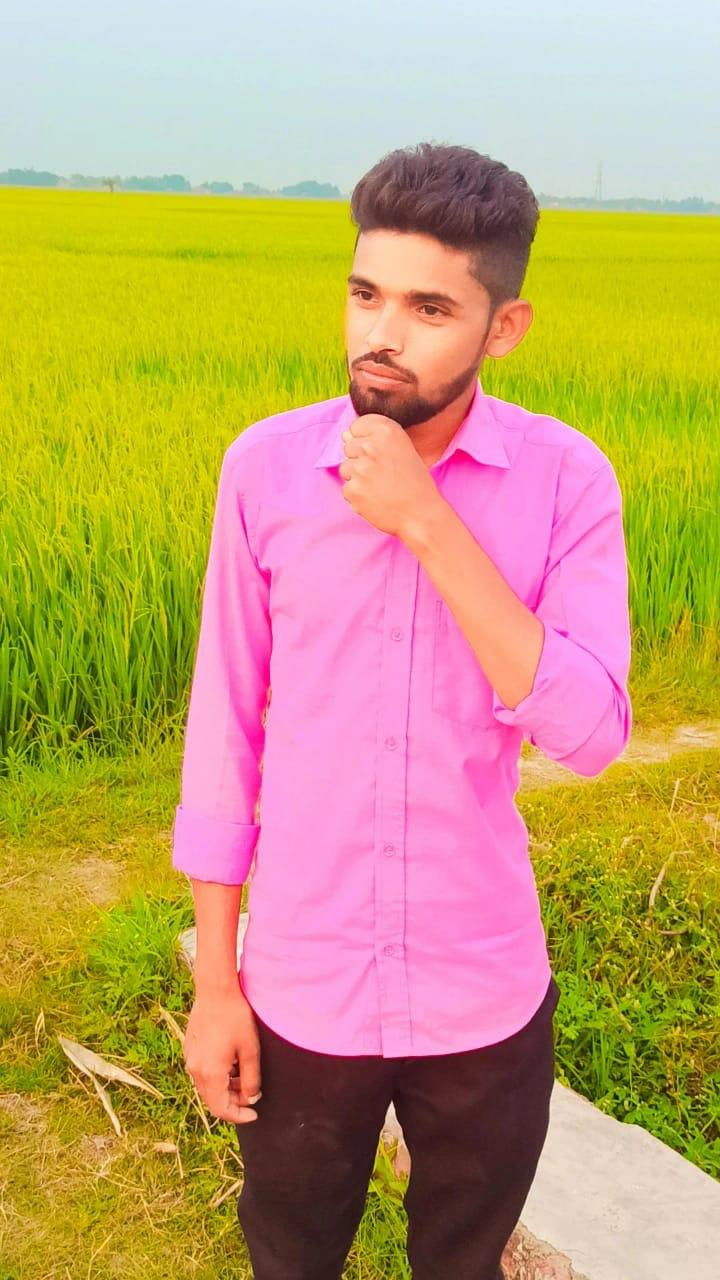
#> input picture img.jpg, 720 x 1280 px, given in place of the camera
$ python object_traking.py
#> lines starting #> are read from the running program, lines starting #| are printed output that depends on the picture; after the words box and inside, x2 and y2 are one past the last pixel; in counts of white or black regions, pixels touching at a corner belong together
# Import the module
import cv2
import numpy as np

def set(value):
    pass  # Placeholder function for trackbars

# Create a window and trackbars
cv2.namedWindow('adjust object')
cv2.createTrackbar('uper_hue', "adjust object", 255, 255, set)
cv2.createTrackbar('uper_brightnes', "adjust object", 255, 255, set)
cv2.createTrackbar('uper_saturation', "adjust object", 255, 255, set)
cv2.createTrackbar('lower_hue', "adjust object", 0, 255, set)
#> slider 'lower_hue' is set to 51
cv2.createTrackbar('lower_brightnes', "adjust object", 0, 255, set)
#> slider 'lower_brightnes' is set to 51
cv2.createTrackbar('lower_saturation', "adjust object", 0, 255, set)
#> slider 'lower_saturation' is set to 51

def get_fram(cap, scaling_factor):
    ret, fram = cap.read()  # Unpack the tuple returned by cap.read()
#> fram is the input picture: shape (1280, 720, 3); mean B, G, R 108.6, 161.9, 193.8

    # Resize the frame if scaling_factor is provided
    if scaling_factor:
        fram = cv2.resize(fram, None, fx=scaling_factor, fy=scaling_factor, interpolation=cv2.INTER_AREA)
    return fram

cap = cv2.VideoCapture(0)
while True:
    fram = get_fram(cap, None)


    hsv = cv2.cvtColor(fram, cv2.COLOR_BGR2HSV)
#> hsv: shape (1280, 720, 3); mean H, S, V 72.6, 151, 200.9

    # Get trackbar positions
    u_hue = cv2.getTrackbarPos('uper_hue', 'adjust object')
    u_brightes = cv2.getTrackbarPos('uper_brightnes', 'adjust object')
    u_saturation = cv2.getTrackbarPos('uper_saturation', 'adjust object')
    l_hue = cv2.getTrackbarPos('lower_hue', 'adjust object')
    l_brightnes = cv2.getTrackbarPos('lower_brightnes', 'adjust object')
    l_saturation = cv2.getTrackbarPos('lower_saturation', 'adjust object')

    # Define upper and lower bounds as lists
    uper = [u_hue, u_saturation, u_brightes]
    lower = [l_hue, l_saturation, l_brightnes]

    # Create a mask and apply it
    mask = cv2.inRange(hsv, np.array(lower), np.array(uper))
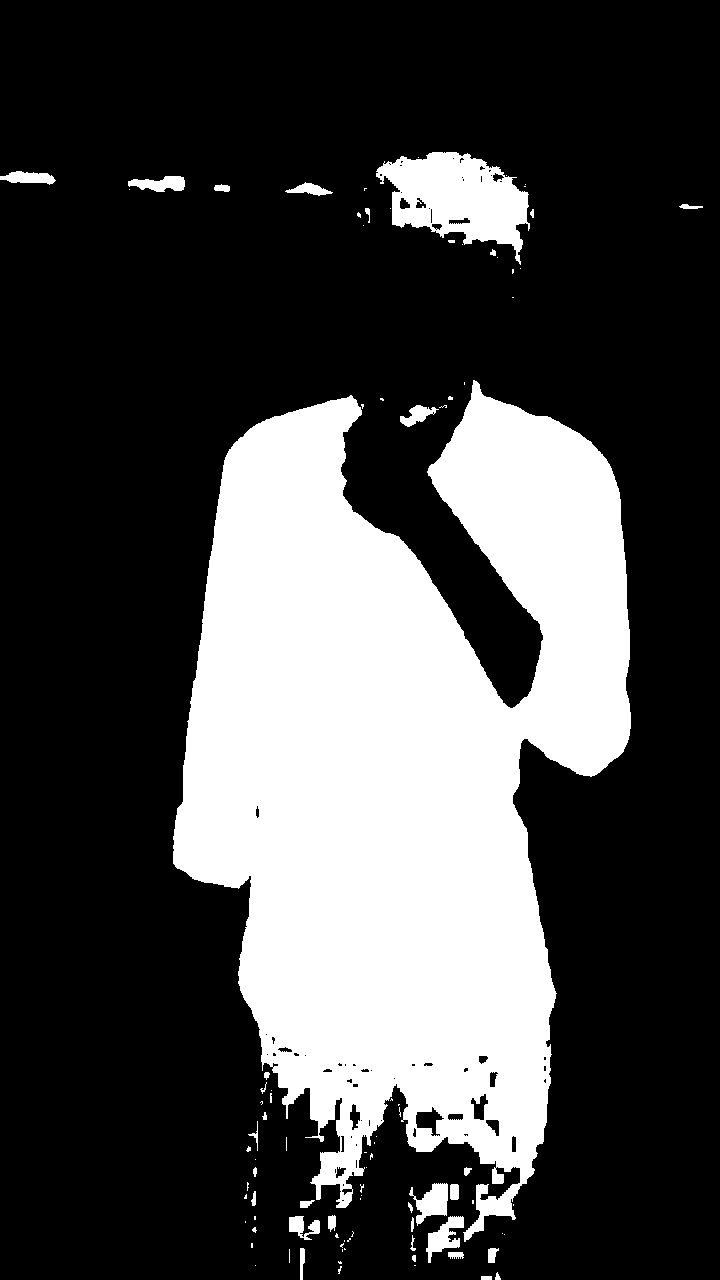
#> mask: shape (1280, 720); 27.6% white; 92 white regions (58 under 20 px), largest, box (x1, y1, x2, y2) and area: (173, 380, 631, 1242) 238987, (376, 152, 530, 265) 9641, (409, 1183, 448, 1226) 884
    res = cv2.bitwise_and(fram, fram, mask=mask)
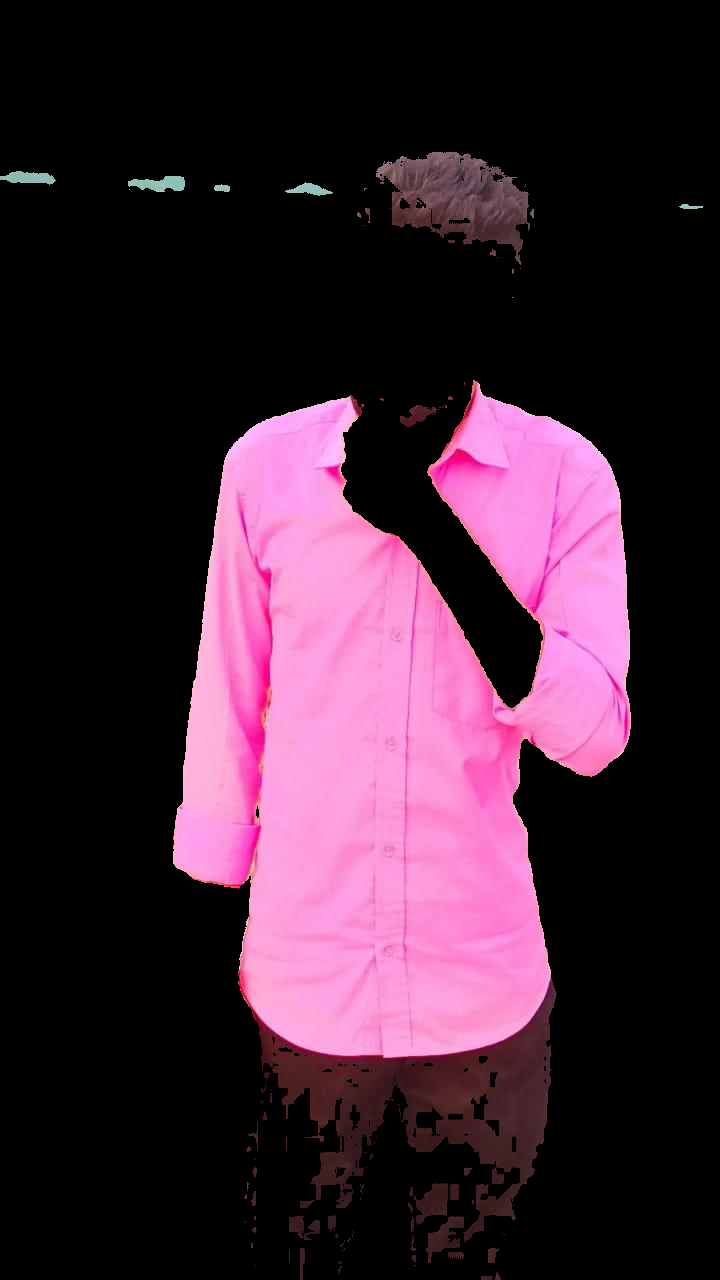
#> res: shape (1280, 720, 3); mean B, G, R 52, 35.7, 61.8
    res = cv2.medianBlur(res, 5)

    # Display the original and detected frames
    cv2.imshow('original', fram)
    cv2.imshow('detected', res)

    # Exit on pressing 'Esc'
    if cv2.waitKey(7) == 27:
#> (key Esc is pressed here)
        break

cap.release()
cv2.destroyAllWindows()

$ run again, on p1.jpg
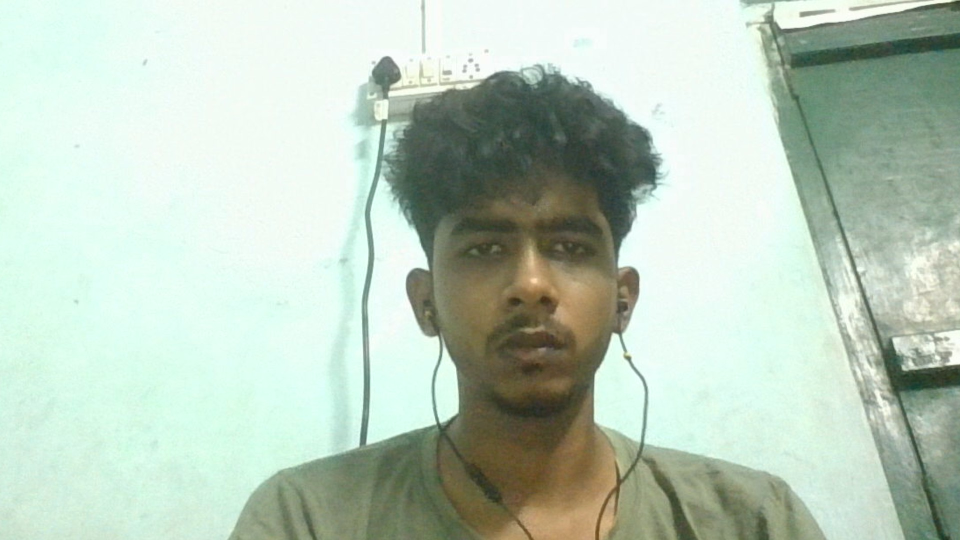
#> input picture p1.jpg, 1920 x 1080 px, given in place of the camera (shown at 1/2 size)
#> in get_fram, fram is the input picture: shape (1080, 1920, 3); mean B, G, R 188, 203.5, 186.6
#> hsv: shape (1080, 1920, 3); mean H, S, V 64, 36.7, 204.8
#> `mask = cv2.inRange(hsv, np.array(lower), np.array(uper))`:
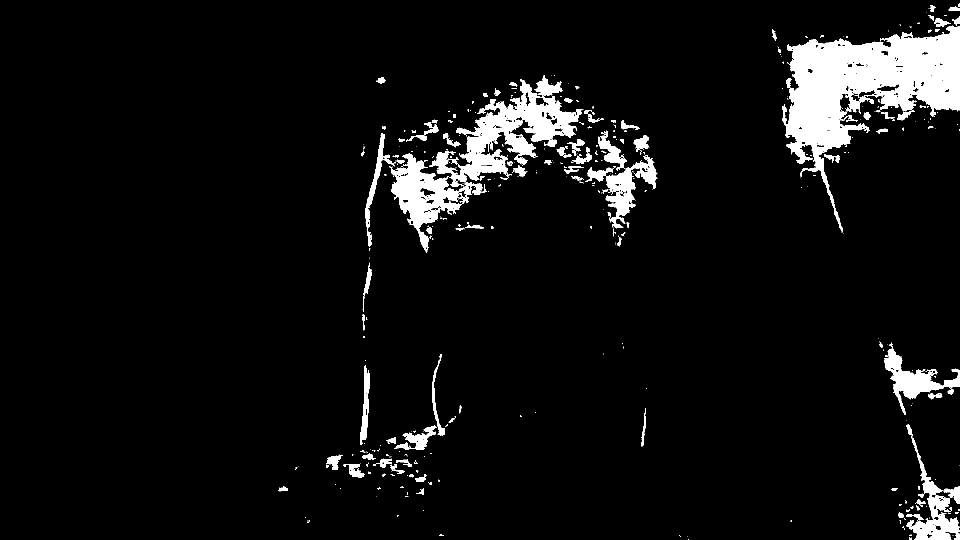
#> mask: shape (1080, 1920) (shown at 1/2 size); 6.2% white; 406 white regions (279 under 20 px), largest, box (x1, y1, x2, y2) and area: (1564, 51, 1920, 465) 55130, (778, 150, 1167, 506) 33651, (1812, 848, 1920, 1080) 6103
#> `res = cv2.bitwise_and(fram, fram, mask=mask)`:
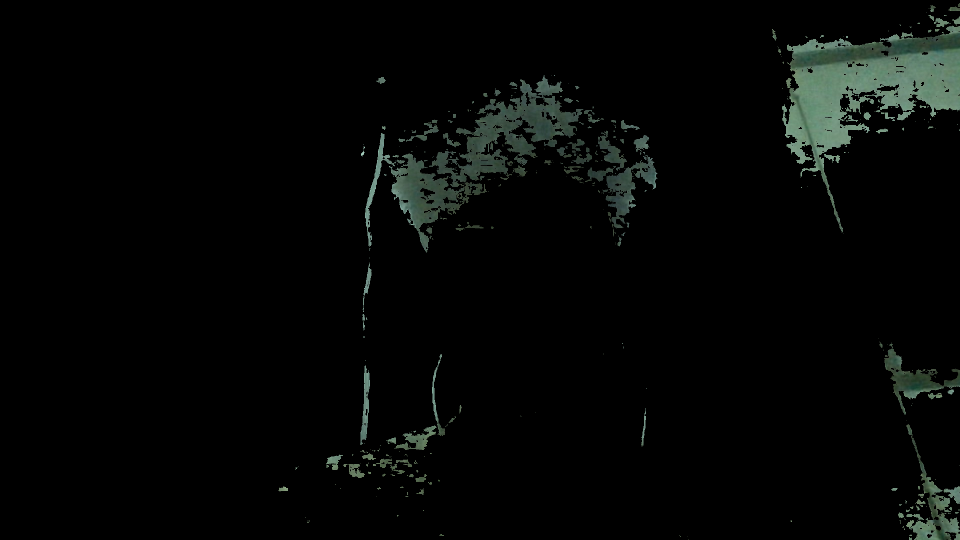
#> res: shape (1080, 1920, 3) (shown at 1/2 size); mean B, G, R 5.7, 6.8, 5.2

$ run again, on p2.jpg
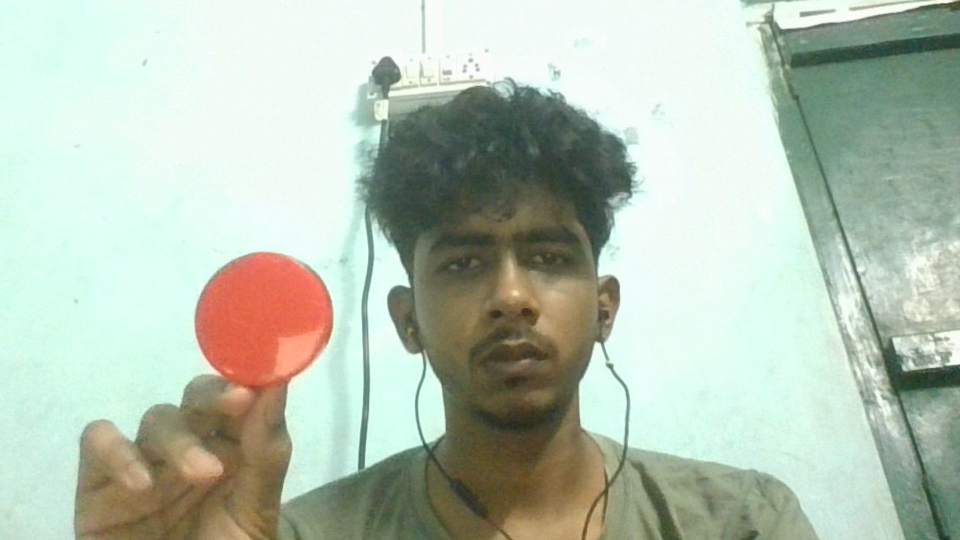
#> input picture p2.jpg, 1920 x 1080 px, given in place of the camera (shown at 1/2 size)
#> in get_fram, fram is the input picture: shape (1080, 1920, 3); mean B, G, R 178.9, 194.5, 181.8
#> hsv: shape (1080, 1920, 3); mean H, S, V 62.1, 44.8, 199.9
#> `mask = cv2.inRange(hsv, np.array(lower), np.array(uper))`:
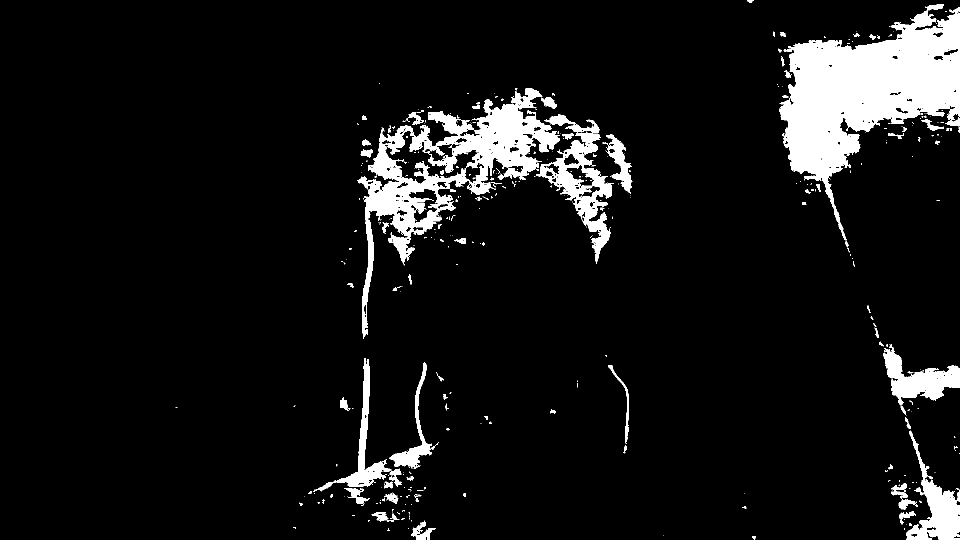
#> mask: shape (1080, 1920) (shown at 1/2 size); 8.1% white; 439 white regions (341 under 20 px), largest, box (x1, y1, x2, y2) and area: (1558, 8, 1920, 495) 72366, (715, 177, 1120, 678) 44514, (1073, 228, 1228, 528) 12841
#> `res = cv2.bitwise_and(fram, fram, mask=mask)`:
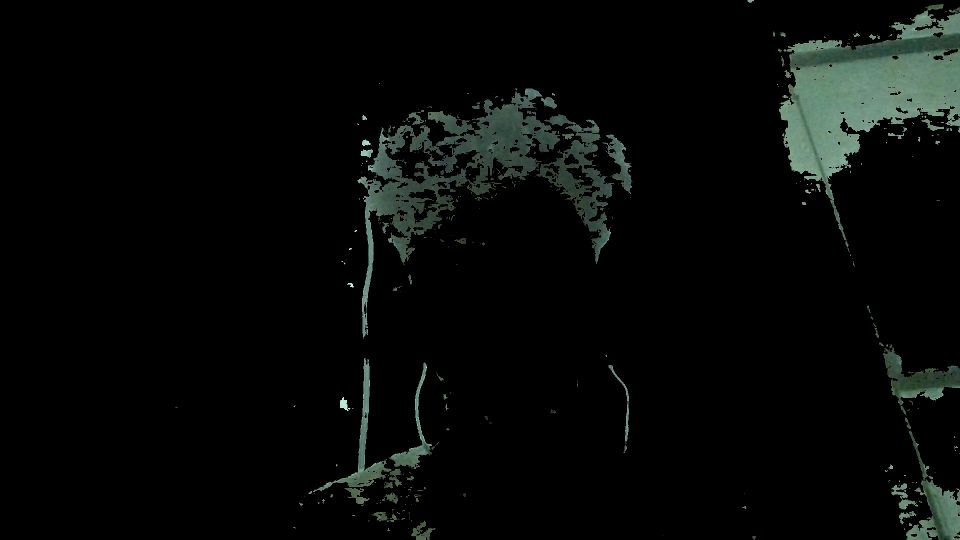
#> res: shape (1080, 1920, 3) (shown at 1/2 size); mean B, G, R 7.8, 9.1, 6.9
